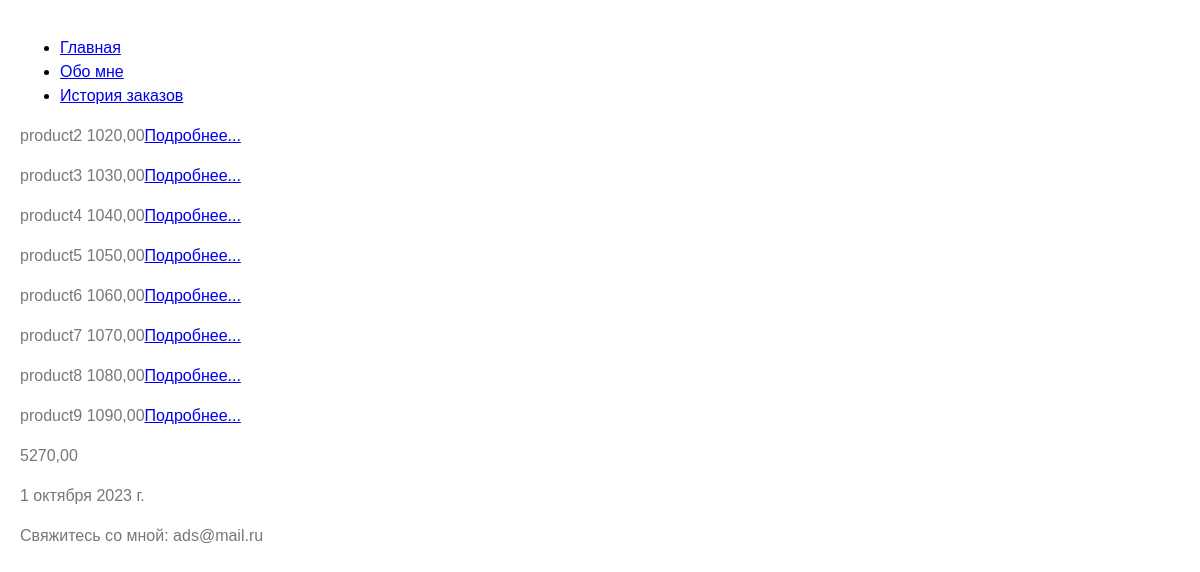
The page /order/5/ on the database its author committed.
### mystore/models.py (models this page shows)
class Product(models.Model):
    product_name = models.CharField(max_length=50)
    description = models.TextField()
    price = models.DecimalField(max_digits=8, decimal_places=2)
    quantity = models.IntegerField()
    date_added = models.DateField(auto_now=True)
    image = models.ImageField(default='')

class Order(models.Model):
    customer = models.ForeignKey(User, on_delete=models.CASCADE)
    products = models.ManyToManyField(Product)
    total_price = models.DecimalField(max_digits=8, decimal_places=2)
    date_order = models.DateField(auto_now_add=True)

### mystore/views.py (the view)
# urls.py: path('order/<int:order_pk>/', views.order, name='order'),
def order(request, order_pk):
    order = Order.objects.get(pk=order_pk)
    products = order.products.all()
    context = {'products': products,
               'total_price': order.total_price,
               'date': order.date_order}
    logger.info('orders page accessed')
    return render(request, "mystore/order.html", context)

### mystore/templates/mystore/order.html
{% extends 'mystore/base.html' %}
{% block content %}
    {% for product in products %}
        <p>{{ product.product_name }} {{ product.price }}<a href="/product/{{ product.pk }}/">Подробнее...</a></p>
    {% endfor %}
    <p>{{ total_price }}</p>
    <p>{{ date }}</p>
{% endblock %}

### mystore/templates/mystore/base.html (shortened to what this page needs)
<!DOCTYPE html>
<html lang="ru">
<head>
</head>
<body>
<div class="container-fluid">
    <ul class="list">
        <li><a href="/main/">Главная</a></li>
        <li><a href="/about_me/">Обо мне</a></li>
        <li><a href="/orders/1/7/">История заказов</a></li>
    </ul>
</div>
    {% block content %}
    {% endblock %}
<footer>
    <p>Свяжитесь со мной: ads@mail.ru</p>
</footer>
</body>
</html>

### mystore/templates/mystore/base.html (style rules this page uses)
body { font-family: Arial, sans-serif; line-height: 1.5; margin: 0; padding: 20px; }
p { color: #777; }

### rows shown on the page
Product: product_name "product2", price "1020,00"
Product: product_name "product3", price "1030,00"
Product: product_name "product4", price "1040,00"
Product: product_name "product5", price "1050,00"
Product: product_name "product6", price "1060,00"
Product: product_name "product7", price "1070,00"
Product: product_name "product8", price "1080,00"
Product: product_name "product9", price "1090,00"
Order: total_price "5270,00", date_order "1 октября 2023 г."
